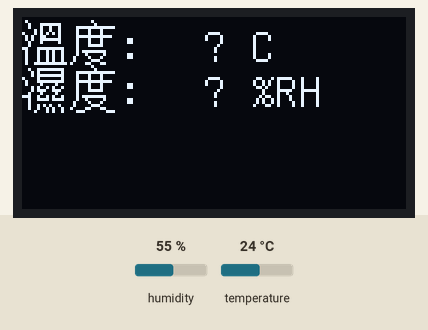
The sketch below on a simulated Arduino Uno, built with avr-gcc and run on an emulated ATmega328P. On the bench: 128×64 one-colour display. The test bench sets the inputs (shaded band); at power-on: humidity 55 %, temperature 24 °C.

Above: at 0.5 s.

The sketch:

lgz_dht11.ino
```cpp
#include "DHTesp.h"
#include <U8g2lib.h>
#include <Wire.h>
#include "u8g2_font_2790a9149e437b34fc94c2ea0f1bb357.h"

U8G2_SSD1306_128X64_NONAME_1_HW_I2C u8g2(U8G2_R0, U8X8_PIN_NONE);

DHTesp dht;
const byte dhtPin = 17;

void setup() {
    u8g2.begin();
    u8g2.enableUTF8Print();

    dht.setup(dhtPin, DHTesp::DHT11);

    Serial.begin(115200);
}

void loop() {
    TempAndHumidity lastValues = dht.getTempAndHumidity();

    char buf[16] = {0};

    u8g2.firstPage();
    u8g2.setFont(u8g2_font_unifont_myfonts);
    do {
        u8g2.setCursor(0, 15);
        u8g2.print("溫度:");
        u8g2.setCursor(0, 30);
        u8g2.print("濕度:");

        snprintf(buf, sizeof(buf), "%.1f", lastValues.temperature);
        strcat(buf, " C");
        u8g2.drawStr(60, 15, buf);

        snprintf(buf, sizeof(buf), "%.1f", lastValues.humidity);
        strcat(buf, " %RH");
        u8g2.drawStr(60, 30, buf);
    } while (u8g2.nextPage());
}
```

u8g2_font_2790a9149e437b34fc94c2ea0f1bb357.h
```cpp
// (licence header left out)
const uint8_t u8g2_font_unifont_myfonts[1434] U8G2_FONT_SECTION("u8g2_font_unifont_myfonts") =
  "d\0\3\2\5\5\4\5\6\20\20\0\376\12\376\13\377\1\233\3\63\4\377 \6\0\240G\1!\10A"
  "\61DqH\4\42\10\205(F\221\271\5#\17F%D\325\323\60$Q\313\60D=\1$\22G%"
  "D\27\16J\24I\341<FRe\20\63\0%\24G%D\243II)\211\224\64N\23)\211\222\222"
  "\246\0&\22G%D\265\225\262J(&\221\226\210I&M\1'\7\201\60F\61\4(\14\203\355C"
  "\225DI\324[\224\5)\15\203\351C\221EY\324K\224D\0*\15\347dDW\252\264mIS-"
  "\3+\14\347dD\27\327\206!\213k\0,\11\202\254C\241$\12\0-\7$(E\61\4.\7B"
  ",D\61\4/\14F%D[\254\206iXM\1\60\22F%D\245EI\250M\211\22mb\22e"
  "\22\0\61\13E)D\225II\330\247A\62\17F%D\63$\241\230fZXM\207\1\63\20F%"
  "D\63$\241\230Fs*\212\311\220\0\64\20F%D\31jIT\311\222,\31\306\264\2\65\17F%"
  "DqH\253\203\234\246b\62$\0\66\17F%D\65\205i:(\241c\62$\0\67\13F%Dq"
  "-\246\305\264\11\70\20F%D\63$\241\61\31\222\320\61\31\22\0\71\16F%D\63$\241\61\31\324"
  "\306h\2:\11\342lD\61\304C\0;\12\42\355C\61\304J\242\0<\11%)D\231u\355\0="
  "\11\246\244Dq'\16\3>\11%%D\221v\353\10\77\17F%D\63$\241\230\206\325\34L#\0"
  "@\22F%D\65eR\242$K\244DJ$-\361\20A\16F%D\245E-\241\70\14\242c\0"
  "B\16F%D\61(\241qXB\307a\1C\16F%D\63$\241\265\243\230\14\11\0D\16F%"
  "D\61DY\22\372-\31\42\0E\15F%DqH\253\203\222\266\16\3F\14F%DqH\253\203"
  "\222v\5G\16F%D\63$\241\265\64\204\66e\11H\13F%D\21:\16\203\350\61I\13E)"
  "D\61Ha\77\15\2J\16G%D\65\210qOY\224e\33\0K\21F%D\21jIT\311D"
  "\61\311\242Z\22\6L\11F%D\221\366\327aM\15F%D\21\212\323\20-\36\35\3N\20F%"
  "D\21n\233\22)\221\224H\211v\14O\14F%D\63$\241\77&C\2P\15F%D\61(\241"
  "qX\322\256\0Q\26g\345C\63Da\22&a\22&a\22&\211\222H\322\220\13R\20F%D"
  "\61(\241qX\242Z\222%\241\30S\15F%D\63$\241\331QL\206\4T\12G%Dq\310\342"
  "\376\6U\13F%D\21\372\307dH\0V\21G%D\221Z\223,\312\242\254\22&i\234\1W\15"
  "F%D\21zq\231\206h\24\3X\17F%D\21\212I\324&jQK(\6Y\16G%D\221"
  "\252I\26e\225\64\356\6Z\13F%Dq-\366\232\16\3[\12\203\361C\61D\375\323\0\134\14F"
  "%D\221\306\325\70\215\253\1]\12\203\345C\61\365OC\0^\11fdF\245EI\30_\7'\344"
  "Cq\10`\7c\250F\221\25a\16\6%D\63$a\232\14\243MY\2b\16f%D\221\266,"
  "\232\350\270)\13\0c\15\6%D\63$\241\332\61\31\22\0d\14f%D\333\262h\243\67e\11e"
  "\17\6%D\63$\241\70\14j\61\31\22\0f\14e%D'\205\245A\12{\2g\23f\245C\233"
  ",Z\222%Y\264\245C\22\212\311\220\0h\14f%D\221\266,\232\350c\0i\13e)D\25\346"
  "\210\330\247Aj\14\245\245CYG\304>J\221\4k\21f%D\221\266%Q%\23\223,\252%a"
  "\0l\12e)D#\366O\203\0m\22\7%D\261(Q$ER$ER$ER\1n\13\6"
  "%D\221,\232\350c\0o\14\6%D\63$\241\217\311\220\0p\16F\245C\221,\232\350\270)K"
  "\232\2q\14F\245C\263h\243\67eI\13r\13\6%D\221,\232\250v\5s\15\6%D\63$"
  "\241\354\230\14\11\0t\13E%D\25\226\6)\354*u\12\6%D\21\372MY\2v\14\6%D"
  "\21\32\223\250\67Q\2w\21\7%D\221J\221\24I\221\24I\221T\261\0x\17\6%D\21\212I"
  "\224\211Z\224\204b\0y\16F\245C\21zL\42KZ\31\22\0z\12\6%Dq\15{\35\6{"
  "\16\244\251C\245da\26\25kQ\26\12|\7\301\261C\361A}\17\244\251C!fQ\26\226ja"
  "\226H\0~\12g$F\243I\221\246\0\177#\20\242\203\221\364;I\347\244\223\16I\66%a\32%"
  "C\222MI\230NC\62\354\234tN:)\351\7\200$\20\242\203\221\364;I\347\244\223\66i\231\222"
  "(\211\242C\22\15a\224D\305(YtN:'\235\224\364\3\0\0\0\4\377\377^\246$\17\242\203"
  "\237Srdx\210\262rV\36\336\232\263r\66\310\71\236\14\203\32\245a-M\327PS\367\1n\253"
  ".\357\341\203\223S\262a\10\263\250\234DmI\267$\22\263$\32\206\60K\303\34\325\206S\26%Q"
  "-J\242Z\224D\265(\211J\303Ao\325,\356\241\203\25\15\267$\317\222\341\20\346I\66\134\302j"
  "\22%Q\226L[\61\232*QiH\206(\207\243\244\224E\225(\314\222(\0";
```
